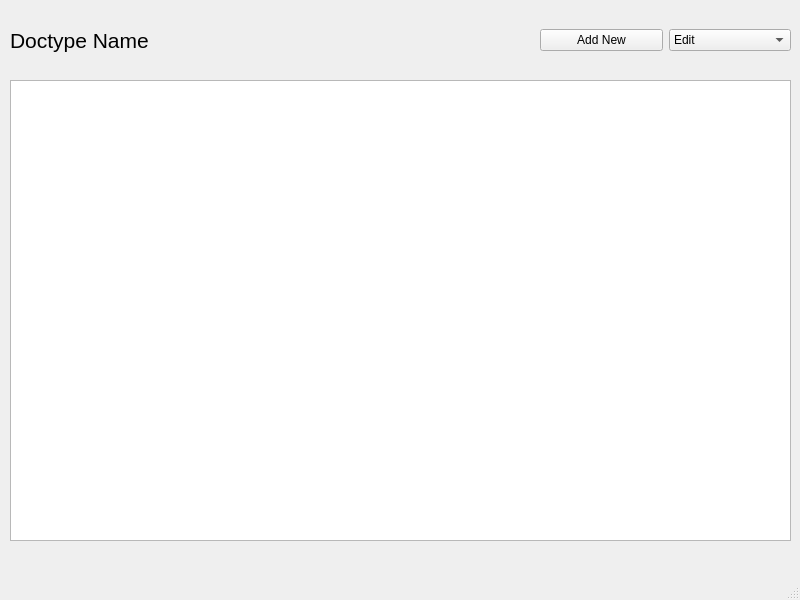
<?xml version="1.0" encoding="UTF-8"?>
<ui version="4.0">
 <class>MainWindow</class>
 <widget class="QMainWindow" name="MainWindow">
  <property name="geometry">
   <rect>
    <x>0</x>
    <y>0</y>
    <width>800</width>
    <height>600</height>
   </rect>
  </property>
  <property name="windowTitle">
   <string>MainWindow</string>
  </property>
  <widget class="QWidget" name="centralwidget">
   <widget class="QTableView" name="tableView">
    <property name="geometry">
     <rect>
      <x>10</x>
      <y>80</y>
      <width>781</width>
      <height>461</height>
     </rect>
    </property>
   </widget>
   <widget class="QWidget" name="horizontalLayoutWidget">
    <property name="geometry">
     <rect>
      <x>10</x>
      <y>20</y>
      <width>511</width>
      <height>41</height>
     </rect>
    </property>
    <layout class="QHBoxLayout" name="horizontalLayout">
     <item>
      <widget class="QLabel" name="doctype_label">
       <property name="font">
        <font>
         <pointsize>16</pointsize>
        </font>
       </property>
       <property name="text">
        <string>Doctype Name</string>
       </property>
      </widget>
     </item>
    </layout>
   </widget>
   <widget class="QWidget" name="horizontalLayoutWidget_2">
    <property name="geometry">
     <rect>
      <x>540</x>
      <y>20</y>
      <width>251</width>
      <height>41</height>
     </rect>
    </property>
    <layout class="QHBoxLayout" name="horizontalLayout_2">
     <item>
      <widget class="QPushButton" name="add_button">
       <property name="text">
        <string>Add New</string>
       </property>
      </widget>
     </item>
     <item>
      <widget class="QComboBox" name="actions_dropdown">
       <item>
        <property name="text">
         <string>Edit</string>
        </property>
       </item>
       <item>
        <property name="text">
         <string>Cancel</string>
        </property>
       </item>
       <item>
        <property name="text">
         <string>Duplicate</string>
        </property>
       </item>
       <item>
        <property name="text">
         <string>Delete</string>
        </property>
       </item>
      </widget>
     </item>
    </layout>
   </widget>
  </widget>
  <widget class="QMenuBar" name="menubar">
   <property name="geometry">
    <rect>
     <x>0</x>
     <y>0</y>
     <width>800</width>
     <height>24</height>
    </rect>
   </property>
  </widget>
  <widget class="QStatusBar" name="statusbar"/>
 </widget>
 <resources/>
 <connections/>
</ui>
